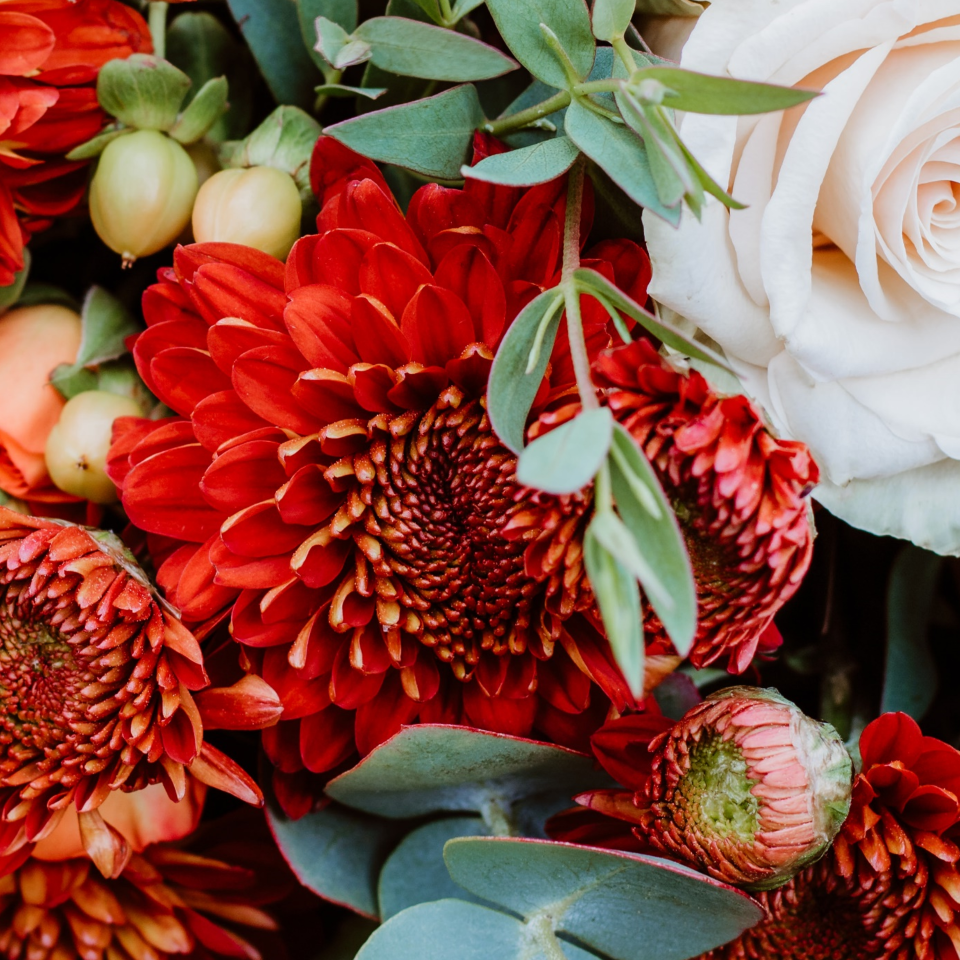
#> input picture FFT_CGH_thesis/flowers_960.png, 960 x 960 px, found by its file name
$ python IFT_check_Gray.py
#> lines starting #> are read from the running program, lines starting #| are printed output that depends on the picture
# -*- coding: utf-8 -*-
"""
Created on Sat Dec 14 17:55:01 2024

@author: gaosh
"""

from PIL import Image
import numpy as np
import matplotlib.pyplot as plt
from scipy.fft import fft2, fftshift,ifft2,ifftshift
import os
import cv2
from scipy.interpolate import interp1d
from skimage import  color
# File paths
original_path1="C:/Users/Laboratorio/MakeHologram/FFT_CGH_thesis/lemon_in.png"
original_path2="C:/Users/Laboratorio/MakeHologram/FFT_CGH_thesis/flowers_960.png"

file_path1 = "C:/Users/Laboratorio/MakeHologram/FFT_CGH_thesis/flowers_960_G_GS_(10, 'nL')_input_2_p2_2.png"
file_path2 = "C:/Users/Laboratorio/MakeHologram/FFT_CGH_thesis/flowers_960_G_GS_(25, 'nL')_input_2_p2_2.png"
file_path3 ="C:/Users/Laboratorio/MakeHologram/FFT_CGH_thesis/flowers_960_G_GS_(50, 'nL')_input_2_p2_2.png"
# Automatically retrieve image names
holo1_name = os.path.basename(file_path1)
holo2_name = os.path.basename(file_path2)
holo3_name = os.path.basename(file_path3)


original2=plt.imread(original_path2)[...,:3]
im2 = color.rgb2gray(original2)
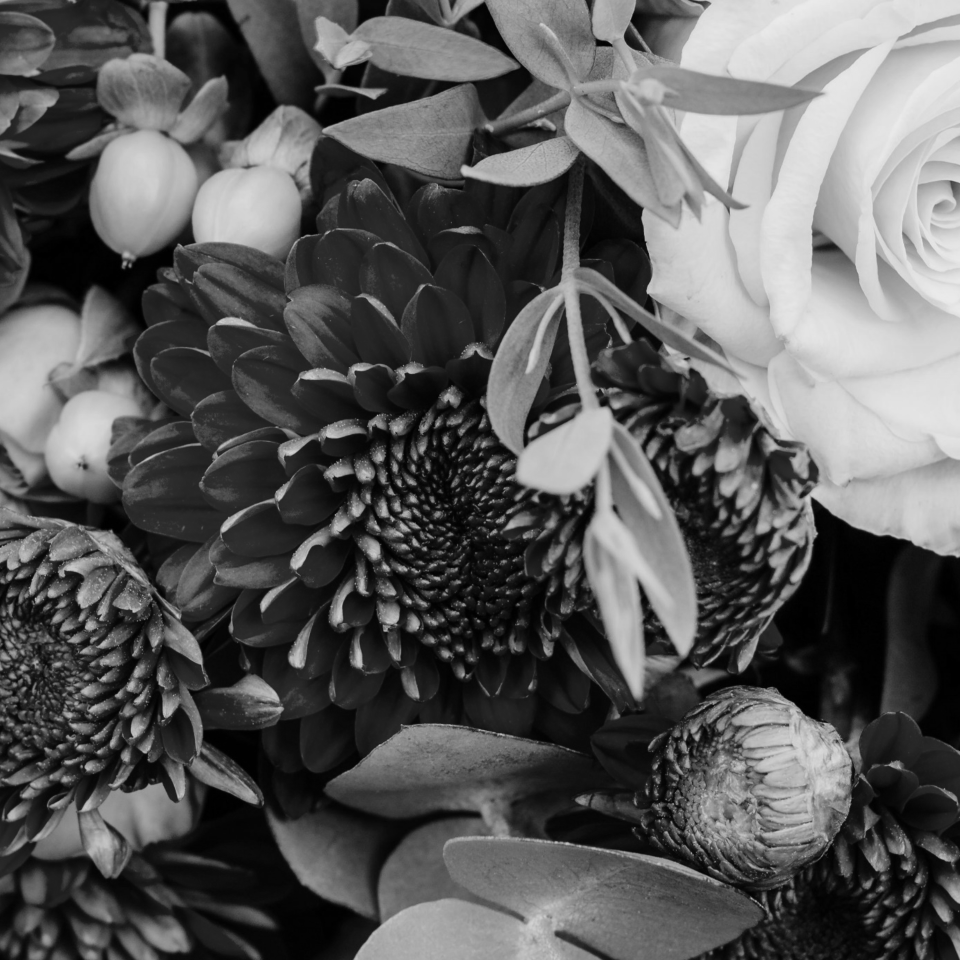
#> im2: shape (960, 960) float32; min 0, max 0.924, mean 0.354
im2_normalized=im2 / np.sum(im2)
im2_normalized_1=im2_normalized/np.max(im2_normalized)
w,h=im2.shape
#> w = 960; h = 960

#> (the run stopped early here; a loop or call above may not have finished)

$ run again, with FFT_CGH_thesis/whiteRing_rescaled_noN_lens.png copied over FFT_CGH_thesis/flowers_960.png
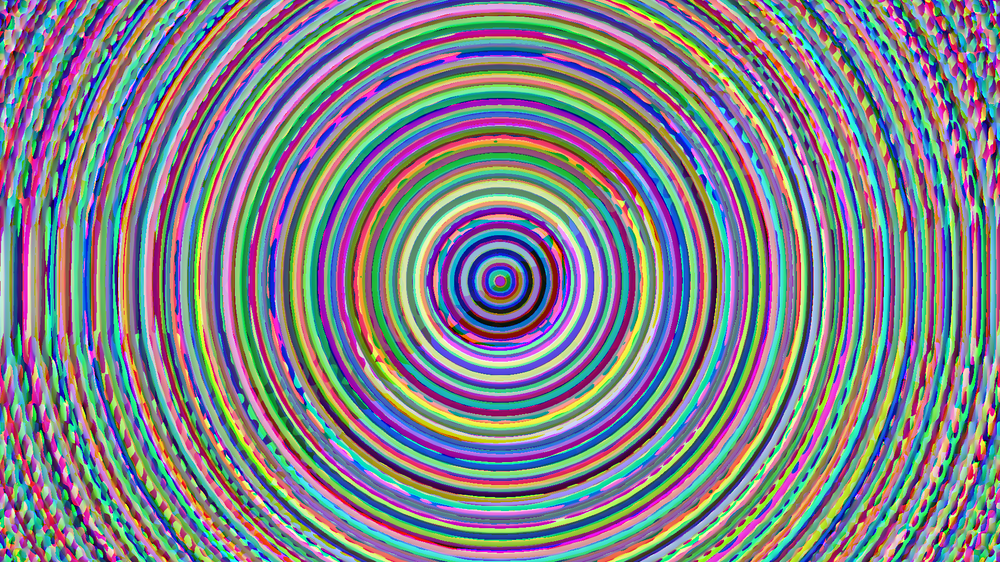
#> input picture FFT_CGH_thesis/whiteRing_rescaled_noN_lens.png, 1000 x 562 px, shrunk from 1920 x 1080 before the run, found by its file name
#> original2 is the input picture: shape (562, 1000, 3) float32; mean R, G, B 0.502, 0.506, 0.541
#> `im2 = color.rgb2gray(original2)`:
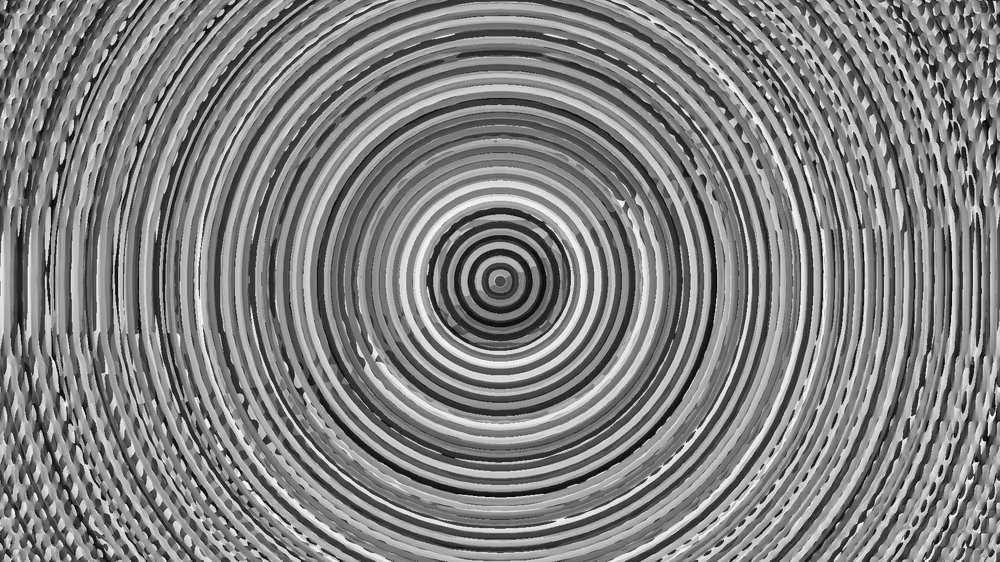
#> im2: shape (562, 1000) float32; min 0.00394, max 0.992, mean 0.508
